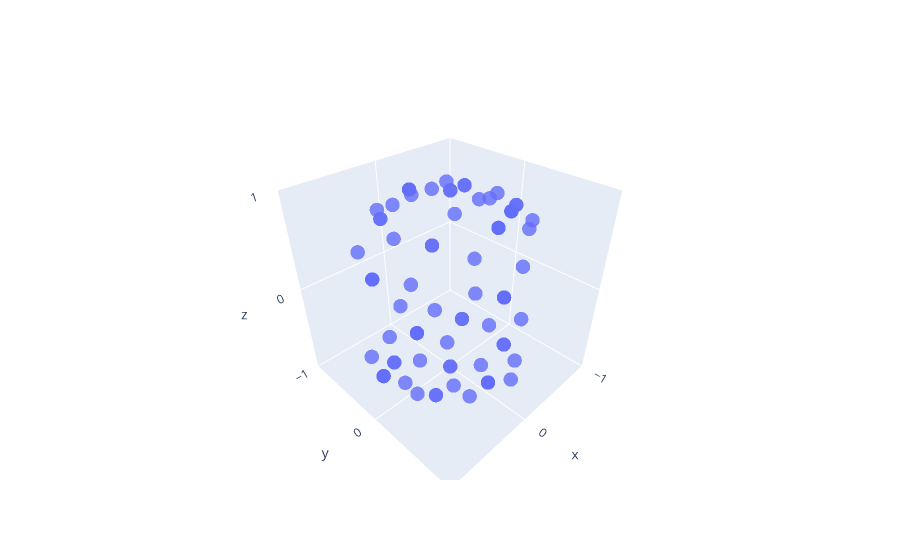

Notebook source saved alongside this figure:
### Code cell
filtered_orbit = np.array(orbit)[half_sphere_output == 1]
x,y,z=np.array(filtered_orbit_polar_caps).T
unique_orbit = np.unique(np.array(full_orbit), axis=0)
print(f'Unique points in orbit: {unique_orbit.shape[0]}')

trace = go.Scatter3d(
    x=x, 
    y=y,
    z=z,
    mode='markers',
    marker=dict(
        size=5,
        opacity=0.8,
    )
)

layout = go.Layout(
    scene=dict(
        xaxis=dict(nticks=4, range=[-1,1],),
        yaxis=dict(nticks=4, range=[-1,1],),
        zaxis=dict(nticks=4, range=[-1,1],),
        aspectratio=dict(x=1, y=1, z=1),
    )
)

# Create figure
fig = go.Figure(data=[trace], layout=layout)

# Show figure
fig.show()
